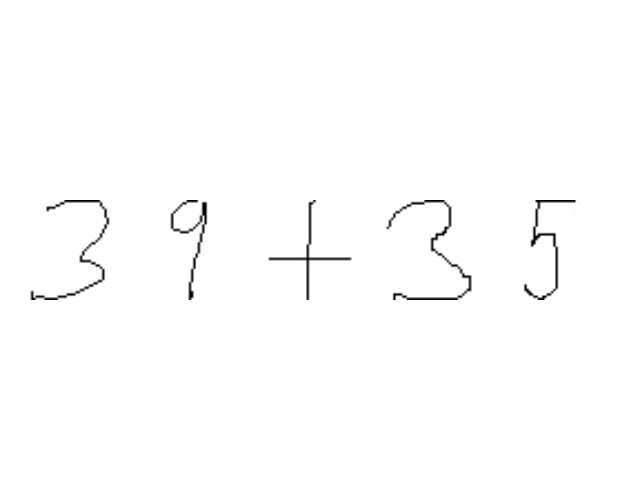
#> input picture notebooks/test_equation_images_withlabels/2numbers_test_001.png, 640 x 500 px, found by its file name
$ jupyter execute --allow-errors accuracy_test.ipynb
#> lines starting #> are read from the running program, lines starting #| are printed output that depends on the picture; after the words box and inside, x2 and y2 are one past the last pixel; in counts of white or black regions, pixels touching at a corner belong together
#> further down, input_image is the input picture: shape (500, 640); min 0, max 255, mean 253.1
[cell 1]
import cv2
import numpy as np
import matplotlib.pyplot as plt
import tensorflow as tf

from tensorflow.keras.preprocessing.image import ImageDataGenerator
from tensorflow.keras.preprocessing import image

# Creating the Model

[cell 2]
# [5 lines left out: function binarize, not called in this run]

[cell 3]
data_dir = '../data'
batch_size = 32
img_height = 45
img_width = 45

[cell 4]
import os

#> (the rest of this cell did not finish here and is left out)

#> (a cell that did not finish here is left out)

[cell 6]
num_classes = 14

#> (the rest of this cell did not finish here and is left out)

#> (a cell that did not finish here is left out)

# Model fitting

#> (a cell that did not finish here is left out)

#> (a cell that did not finish here is left out)

# Drawing contours

[cell 10]
image_dir = "automated_test_images/"

[cell 11]
def getOverlap(a, b):
     return max(0, min(a[1], b[1]) - max(a[0], b[0]))
def detect_contours(img_path):
    # Given an image path, output bounding box coordinates of an image
    input_image = cv2.imread(img_path, 0) # Load a greyscale image

    # Make a copy to draw bounding box
    input_image_cpy = input_image.copy()

    # Convert the grayscale image to binary (image binarization opencv python), then invert
    binarized = cv2.adaptiveThreshold(input_image_cpy,255,cv2.ADAPTIVE_THRESH_MEAN_C, cv2.THRESH_BINARY,11,2)
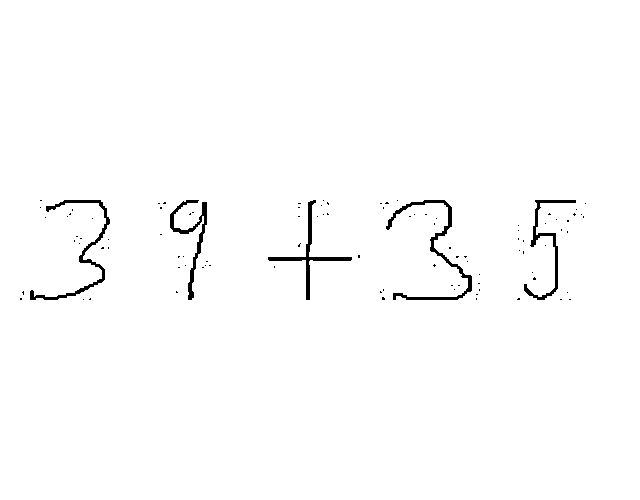
#> binarized: shape (500, 640); 98.8% white; 99 black regions (94 under 20 px), largest, box (x1, y1, x2, y2) and area: (386, 200, 472, 300) 931, (30, 200, 110, 300) 810, (268, 200, 352, 300) 711, (170, 200, 207, 300) 678, (524, 200, 576, 300) 641
    inverted_binary_img = ~binarized
#> inverted_binary_img: shape (500, 640); 1.2% white; 99 white regions (94 under 20 px)

    # Detect contours
    # hierarchy variable contains information about the relationship between each contours
    contours_list, hierarchy = cv2.findContours(inverted_binary_img,
                                           cv2.RETR_TREE,
                                           cv2.CHAIN_APPROX_SIMPLE) # Find contours
#> contours_list = 99 contours, 94 with area under 20; largest, box (x1, y1, x2, y2) and area: (386, 200, 472, 300) 656, (30, 200, 110, 300) 564, (268, 200, 352, 300) 528, (170, 200, 207, 300) 490, (524, 200, 576, 300) 440
    # Detect contours
    l = []
    for c in contours_list:
        x, y, w, h = cv2.boundingRect(c)
        l.append([x, y, w, h])
#> this loop made 99 passes
#> (c, x, y, w, h) on passes 1, 2, 4, 5, 6, 7, 9, 11, 12, 13: ([[569, 299], [570, 299]], 569, 299, 2, 1), ([[560, 299], [561, 299]], 560, 299, 2, 1), ([[518, 298], [517, 299], [519, 299], [519, 298]], 517, 298, 3, 2), ([[476, 298], [476, 299]], 476, 298, 1, 2), ([[90, 298], [89, 299], [90, 299]], 89, 298, 2, 2), ([[20, 298], [20, 299], [21, 299], [21, 298]], 20, 298, 2, 2), ([[476, 294], [477, 294]], 476, 294, 2, 1), ([[380, 291], [380, 292], [381, 292]], 380, 291, 2, 2), ([[176, 291], [176, 292], [177, 292]], 176, 291, 2, 2), ([[23, 291], [22, 292], [23, 293], [23, 294]], 22, 291, 2, 4)
#> (x, y, w, h) on passes 3, 8, 10, 15, 20, 21: (83, 299, 1, 1), (382, 297, 3, 3), (567, 292, 1, 1), (454, 289, 1, 1), (533, 277, 3, 3), (479, 274, 1, 1)
#> after the loop, l = 99 items, first 6: [569, 299, 2, 1], [560, 299, 2, 1], [83, 299, 1, 1], [517, 298, 3, 2], [476, 298, 1, 2], [89, 298, 2, 2]
    # Check whether any overlapping rectangles. We do this in a way such that we only compare each box once with all other boxes.
    lcopy = l.copy()
#> lcopy has the same summary as l
    keep = []
    while len(lcopy) != 0:
        curr_x, curr_y, curr_w, curr_h = lcopy.pop(0) # Look at next box
        if curr_w * curr_h < 20: # remove very small boxes
            continue
        throw = []
        for i, (x, y, w, h) in enumerate(lcopy):
            curr_interval = [curr_x, curr_x+curr_w]
            next_interval = [x, x+w]
            if getOverlap(curr_interval, next_interval) > 1 : # more than 3 pixels overlap, this is arbitrary
                # Merge the two intervals
                new_interval_x = [min(curr_x, x), max(curr_x+curr_w, x+w)]
                new_interval_y = [min(curr_y, y), max(curr_y+curr_h, y+h)]
                newx, neww = new_interval_x[0], new_interval_x[1] - new_interval_x[0]
                newy, newh = new_interval_y[0], new_interval_y[1] - new_interval_y[0]
                curr_x, curr_y, curr_w, curr_h = newx, newy, neww, newh
                throw.append(i) # Mark this box to throw away later, since it has now been merged with current box
        for ind in sorted(throw, reverse=True): # Sort in reverse order otherwise we will pop incorrectly
            lcopy.pop(ind)
        keep.append([curr_x, curr_y, curr_w, curr_h]) # Keep the current box we are comparing against
#> this loop made 98 passes
#> after the loop, keep = [[524, 200, 52, 100], [386, 200, 86, 100], [268, 200, 84, 100], [170, 200, 37, 100], [30, 200, 80, 100]]; lcopy = []
    return keep

[cell 12]
IMAGE = "2numbers_test_001.png"
img_path = "automated_test_images/"+IMAGE
input_image = cv2.imread(img_path, 0)
input_image_cpy = input_image.copy()
keep = detect_contours(image_dir+IMAGE)

[cell 13]
#Visualise how the bounding boxes look like
for (x, y, w, h) in keep:
    cv2.rectangle(input_image_cpy, (x, y), (x + w, y + h), (0, 0, 255), 1)
#> this loop made 5 passes
#> (x, w) on passes 1 to 5: (524, 52), (386, 86), (268, 84), (170, 37), (30, 80)
plt.imshow(input_image_cpy, cmap='gray')
plt.show()
